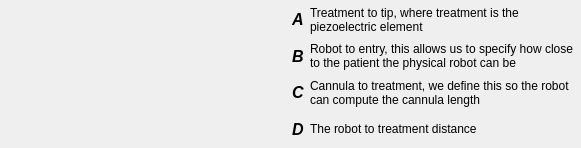
<?xml version="1.0" encoding="UTF-8"?>
<ui version="4.0">
 <class>qSlicerWorkspaceGenerationProbeSpecsWidget</class>
 <widget class="QWidget" name="qSlicerWorkspaceGenerationProbeSpecsWidget">
  <property name="geometry">
   <rect>
    <x>0</x>
    <y>0</y>
    <width>581</width>
    <height>148</height>
   </rect>
  </property>
  <property name="windowTitle">
   <string>Probe Specifications Help</string>
  </property>
  <layout class="QVBoxLayout" name="ProbeSpecVerticalLayout">
   <property name="leftMargin">
    <number>0</number>
   </property>
   <property name="topMargin">
    <number>0</number>
   </property>
   <property name="rightMargin">
    <number>0</number>
   </property>
   <property name="bottomMargin">
    <number>0</number>
   </property>
   <item>
    <layout class="QGridLayout" name="ProbeSpecGridLayout">
     <item row="0" column="1">
      <widget class="QLabel" name="ProbeSpec2_Label">
       <property name="sizePolicy">
        <sizepolicy hsizetype="Preferred" vsizetype="Preferred">
         <horstretch>0</horstretch>
         <verstretch>0</verstretch>
        </sizepolicy>
       </property>
       <property name="minimumSize">
        <size>
         <width>140</width>
         <height>140</height>
        </size>
       </property>
       <property name="maximumSize">
        <size>
         <width>140</width>
         <height>140</height>
        </size>
       </property>
       <property name="pixmap">
        <pixmap resource="../qSlicerWorkspaceGenerationModule.qrc">:/Icons/probe_specs_2.jpg</pixmap>
       </property>
       <property name="scaledContents">
        <bool>true</bool>
       </property>
      </widget>
     </item>
     <item row="0" column="2">
      <layout class="QGridLayout" name="ProbeSpecDefGridLayout">
       <item row="0" column="0">
        <widget class="QLabel" name="A_Label">
         <property name="sizePolicy">
          <sizepolicy hsizetype="Minimum" vsizetype="Preferred">
           <horstretch>0</horstretch>
           <verstretch>0</verstretch>
          </sizepolicy>
         </property>
         <property name="font">
          <font>
           <pointsize>12</pointsize>
           <weight>75</weight>
           <italic>true</italic>
           <bold>true</bold>
          </font>
         </property>
         <property name="text">
          <string>A</string>
         </property>
         <property name="textFormat">
          <enum>Qt::AutoText</enum>
         </property>
        </widget>
       </item>
       <item row="0" column="1">
        <widget class="QLabel" name="ADef_Label">
         <property name="sizePolicy">
          <sizepolicy hsizetype="Expanding" vsizetype="Preferred">
           <horstretch>0</horstretch>
           <verstretch>0</verstretch>
          </sizepolicy>
         </property>
         <property name="text">
          <string>Treatment to tip, where treatment is the piezoelectric element</string>
         </property>
         <property name="wordWrap">
          <bool>true</bool>
         </property>
         <property name="margin">
          <number>0</number>
         </property>
         <property name="indent">
          <number>0</number>
         </property>
        </widget>
       </item>
       <item row="1" column="0">
        <widget class="QLabel" name="B_Label">
         <property name="sizePolicy">
          <sizepolicy hsizetype="Minimum" vsizetype="Preferred">
           <horstretch>0</horstretch>
           <verstretch>0</verstretch>
          </sizepolicy>
         </property>
         <property name="font">
          <font>
           <pointsize>12</pointsize>
           <weight>75</weight>
           <italic>true</italic>
           <bold>true</bold>
          </font>
         </property>
         <property name="text">
          <string>B</string>
         </property>
         <property name="textFormat">
          <enum>Qt::AutoText</enum>
         </property>
        </widget>
       </item>
       <item row="1" column="1">
        <widget class="QLabel" name="BDef_Label">
         <property name="sizePolicy">
          <sizepolicy hsizetype="Expanding" vsizetype="Preferred">
           <horstretch>0</horstretch>
           <verstretch>0</verstretch>
          </sizepolicy>
         </property>
         <property name="text">
          <string>Robot to entry, this allows us to specify how close to the patient the physical robot can be</string>
         </property>
         <property name="wordWrap">
          <bool>true</bool>
         </property>
         <property name="margin">
          <number>0</number>
         </property>
         <property name="indent">
          <number>0</number>
         </property>
        </widget>
       </item>
       <item row="2" column="0">
        <widget class="QLabel" name="C_Label">
         <property name="sizePolicy">
          <sizepolicy hsizetype="Minimum" vsizetype="Preferred">
           <horstretch>0</horstretch>
           <verstretch>0</verstretch>
          </sizepolicy>
         </property>
         <property name="font">
          <font>
           <pointsize>12</pointsize>
           <weight>75</weight>
           <italic>true</italic>
           <bold>true</bold>
          </font>
         </property>
         <property name="text">
          <string>C</string>
         </property>
         <property name="textFormat">
          <enum>Qt::AutoText</enum>
         </property>
        </widget>
       </item>
       <item row="2" column="1">
        <widget class="QLabel" name="CDef_Label">
         <property name="sizePolicy">
          <sizepolicy hsizetype="Expanding" vsizetype="Preferred">
           <horstretch>0</horstretch>
           <verstretch>0</verstretch>
          </sizepolicy>
         </property>
         <property name="text">
          <string>Cannula to treatment, we define this so the robot can compute the cannula length</string>
         </property>
         <property name="wordWrap">
          <bool>true</bool>
         </property>
         <property name="margin">
          <number>0</number>
         </property>
         <property name="indent">
          <number>0</number>
         </property>
        </widget>
       </item>
       <item row="3" column="0">
        <widget class="QLabel" name="D_Label">
         <property name="sizePolicy">
          <sizepolicy hsizetype="Minimum" vsizetype="Preferred">
           <horstretch>0</horstretch>
           <verstretch>0</verstretch>
          </sizepolicy>
         </property>
         <property name="font">
          <font>
           <pointsize>12</pointsize>
           <weight>75</weight>
           <italic>true</italic>
           <bold>true</bold>
          </font>
         </property>
         <property name="text">
          <string>D</string>
         </property>
         <property name="textFormat">
          <enum>Qt::AutoText</enum>
         </property>
        </widget>
       </item>
       <item row="3" column="1">
        <widget class="QLabel" name="DDef_Label">
         <property name="sizePolicy">
          <sizepolicy hsizetype="Expanding" vsizetype="Preferred">
           <horstretch>0</horstretch>
           <verstretch>0</verstretch>
          </sizepolicy>
         </property>
         <property name="text">
          <string>The robot to treatment distance</string>
         </property>
         <property name="wordWrap">
          <bool>true</bool>
         </property>
         <property name="margin">
          <number>0</number>
         </property>
         <property name="indent">
          <number>0</number>
         </property>
        </widget>
       </item>
      </layout>
     </item>
     <item row="0" column="0">
      <widget class="QLabel" name="ProbeSpec1_Label">
       <property name="sizePolicy">
        <sizepolicy hsizetype="Fixed" vsizetype="Fixed">
         <horstretch>0</horstretch>
         <verstretch>0</verstretch>
        </sizepolicy>
       </property>
       <property name="minimumSize">
        <size>
         <width>140</width>
         <height>140</height>
        </size>
       </property>
       <property name="maximumSize">
        <size>
         <width>140</width>
         <height>140</height>
        </size>
       </property>
       <property name="pixmap">
        <pixmap resource="../qSlicerWorkspaceGenerationModule.qrc">:/Icons/probe_specs_1.jpg</pixmap>
       </property>
       <property name="scaledContents">
        <bool>true</bool>
       </property>
      </widget>
     </item>
    </layout>
   </item>
  </layout>
 </widget>
 <resources>
  <include location="../qSlicerWorkspaceGenerationModule.qrc"/>
 </resources>
 <connections/>
</ui>
